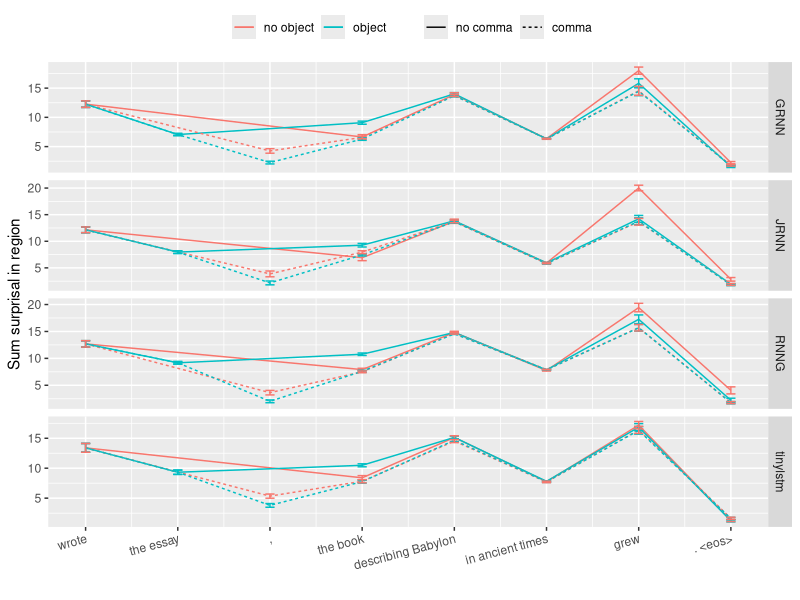
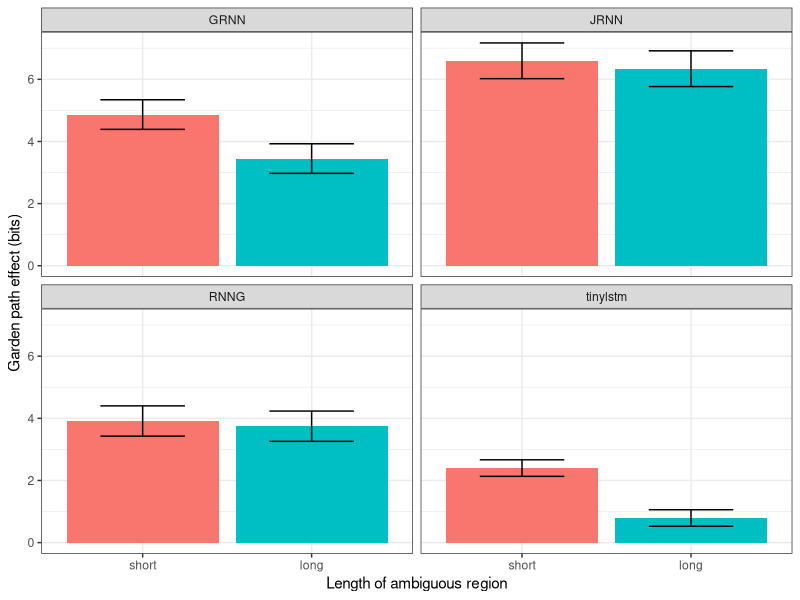
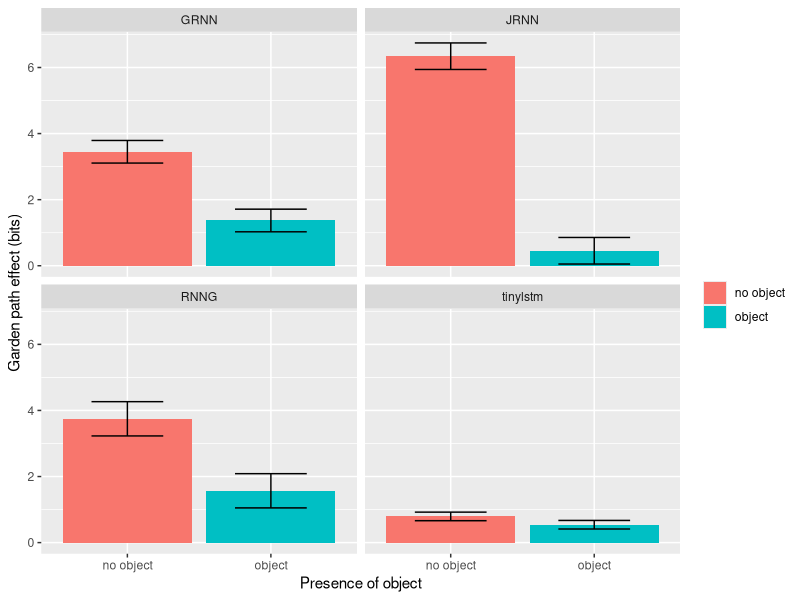

Recreate these plots in R, in order.
## ---- chunk 1
rm(list = ls())
library(tidyverse)
library(lme4)
library(lmerTest)
library(plotrix)

REGION_ORDER = c("Start", "Filler", "Filler II", "Embedded Verb", "Object", "Comma", "NP/Z", "Extension", "Extension II", "Verb", "End")
REGION_EXEMPLARS = c("As the author", "studying cities", "in ancient times", "wrote", "the essay", ",", "the book", "describing Babylon", "in ancient times", "grew", ". <eos>")
NUM_REGIONS = length(REGION_ORDER)

rename_LSTM = function(d) {
  d %>% mutate(LSTM=if_else(LSTM == "gulordava", "GRNN", 
                    if_else(LSTM == "google", "JRNN",
                    if_else(LSTM == "rnng", "RNNG", LSTM))))
}


add_numeric_predictors <- function(d) {
  d %>%
    mutate(ambiguity.numeric=if_else(blocker=="noblocker",-1,1)) %>%
    mutate(length.numeric=if_else(length == "short", 0, if_else(length == "long", 1, 2))) %>%
    mutate(length.short.long = if_else(length == "short", -1, 1)) %>%
    mutate(comma.numeric=if_else(comma == "nocomma", -1, 1))
}

d = read_csv("tests/combined_results_with_rnng_and_tinylstm.csv") %>%
  #select(-X1) %>%
  separate(condition, sep="_", into=c("blocker", "length", "comma")) %>%
  mutate(region=factor(region, levels=REGION_ORDER)) %>%
  rename(LSTM=model) %>%
  mutate(unk=unk=="True",
         final=final=="True") %>%
  rename_LSTM() %>%
  mutate(surprisal=if_else(LSTM %in% c("RNNG", "tinylstm"), surprisal/log(2), surprisal))


d_agg = d %>% 
  rename_LSTM() %>% 
  group_by(sent_index, region, blocker, length, comma, LSTM) %>%  # get sum surprisal per region
    summarise(surprisal=mean(surprisal),
              unk=any(unk)) %>%
    ungroup() %>% 
  filter(!unk) %>%
  mutate(length=factor(length, levels=c("short", "long", "verylong")),
         comma=factor(comma, levels=c("nocomma", "comma")),
         blocker=factor(blocker, levels=c("blocker", "noblocker")))

dc = d_agg %>% filter(region == "Verb") %>% add_numeric_predictors() # critical region

## ---- chunk 2

d_by_region = d_agg %>% 
  group_by(LSTM, region, sent_index) %>%
    mutate(item_mean=mean(surprisal)) %>%
    ungroup() %>%
  group_by(LSTM, region, comma, blocker, length) %>%
    summarise(m=mean(surprisal),
              s=std.error(surprisal-item_mean),
              upper=m + 1.96*s,
              lower=m - 1.96*s) %>%
    ungroup() 

d_by_region %>%
  mutate(region=as.numeric(region)) %>% 
  filter(region>3) %>%
  filter(length == "verylong") %>%
  mutate(blocker=factor(blocker, levels=c("noblocker", "blocker"))) %>%
  mutate(blocker=if_else(blocker == "blocker", "object", "no object")) %>%
  mutate(comma=if_else(comma == "nocomma", "no comma", "comma"),
         comma=factor(comma, levels=c("no comma", "comma"))) %>%
  ggplot(aes(x=region, y=m, ymax=upper, ymin=lower, linetype=comma, color=blocker)) +
    geom_line() +
    geom_errorbar(linetype="solid", width=.1) +
    scale_x_continuous(breaks=seq(1, NUM_REGIONS), labels=REGION_EXEMPLARS) +
    theme(axis.text.x = element_text(angle=15, hjust=1)) +
    xlab("") +
    ylab("Sum surprisal in region") +
    labs(linetype="", color="") +
    facet_grid(LSTM~., scale="free_y") +
    theme(legend.position="top")

ggsave("digging_in.pdf", width=6, height=4)
  
## ---- chunk 3
d_effect = d_agg %>%
  filter(region == "Verb", blocker == "noblocker", length != "long") %>%
  mutate(length=as.character(length)) %>%
  mutate(length=if_else(length == "verylong", "long", length)) %>% # rename for purpose of plot
  mutate(length=factor(length, levels=c("short", "long"))) %>%
  spread(comma, surprisal) %>%
  mutate(effect=nocomma-comma) %>%
  group_by(sent_index, LSTM) %>%
    mutate(item_mean=mean(effect)) %>%
    ungroup() %>%
  group_by(length, blocker, LSTM) %>%
    summarise(m=mean(effect),
              s=std.error(effect - item_mean),
              upper=m+1.96*s,
              lower=m-1.96*s) %>%
    ungroup()

d_effect %>%
  ggplot(aes(x=length, y=m, ymin=lower, ymax=upper, fill=length)) +
    geom_bar(stat="identity", position="dodge") +
    geom_errorbar(width=.5) +
    facet_wrap(~LSTM) +
    ylab("Garden path effect (bits)") +
    xlab("Length of ambiguous region") +
    theme_bw() +
    theme(legend.position = "none")

ggsave("digging_in_effect.pdf", width=4, height=4)

## ---- chunk 4
d_effect = d_agg %>%
  filter(region == "Verb", length == "verylong") %>%
  spread(comma, surprisal) %>%
  mutate(effect=nocomma-comma) %>%
  group_by(sent_index, LSTM) %>%
    mutate(item_mean=mean(effect)) %>%
    ungroup() %>%
  group_by(blocker, LSTM) %>%
    summarise(m=mean(effect),
              s=std.error(effect - item_mean),
              upper=m+1.96*s,
              lower=m-1.96*s) %>%
    ungroup()

d_effect %>%
  mutate(blocker=if_else(blocker == "blocker", "object", "no object"),
         blocker=factor(blocker, levels=c("no object", "object"))) %>%
  ggplot(aes(x=blocker, y=m, ymin=lower, ymax=upper, fill=blocker)) +
    geom_bar(stat="identity", position="dodge") +
    geom_errorbar(width=.5) +
    facet_wrap(~LSTM) +
    ylab("Garden path effect (bits)") +
    xlab("Presence of object") +
    labs(fill="")

ggsave("digging_in_effect_2.pdf")

## ---- chunk 5

mj = lmer(surprisal ~ ambiguity.numeric + (1|sent_index), data=filter(dc, length == "short", LSTM == "JRNN"))
mg = lmer(surprisal ~ ambiguity.numeric + (1|sent_index), data=filter(dc, length == "short", LSTM == "GRNN"))
mr = lmer(surprisal ~ ambiguity.numeric + (1|sent_index), data=filter(dc, length == "short", LSTM == "RNNG"))
mt = lmer(surprisal ~ ambiguity.numeric + (1|sent_index), data=filter(dc, length == "short", LSTM == "tinylstm"))


summary(mj)
summary(mg)
summary(mr)
summary(mt)

## ---- chunk 6

# Compare short vs. long

mj.long = lmer(surprisal ~ ambiguity.numeric * length.short.long + (1+ambiguity.numeric+length.short.long|sent_index), 
          data=filter(dc, length != "verylong", LSTM == "JRNN"))
mg.long = lmer(surprisal ~ ambiguity.numeric * length.short.long + (1+ambiguity.numeric+length.short.long|sent_index), 
          data=filter(dc, length != "verylong", LSTM == "GRNN"))
mr.long = lmer(surprisal ~ ambiguity.numeric * length.short.long + (1+ambiguity.numeric+length.short.long|sent_index), 
          data=filter(dc, length != "verylong", LSTM == "RNNG"))

summary(mj.long)
summary(mg.long)
summary(mr.long)

# Found significant anti-digging-in effects.


# Using the comma as the blocker:

# Compare short vs. verylong.

mj.verylong = lmer(surprisal ~ comma.numeric * length.short.long + (1+comma.numeric+length.short.long|sent_index), 
          data=filter(dc, length != "long", LSTM == "JRNN", blocker == "noblocker"))
mg.verylong = lmer(surprisal ~ comma.numeric * length.short.long + (1+comma.numeric+length.short.long|sent_index), 
          data=filter(dc, length != "long", LSTM == "GRNN", blocker == "noblocker"))
mr.verylong = lmer(surprisal ~ comma.numeric * length.short.long + (1+comma.numeric+length.short.long|sent_index), 
          data=filter(dc, length != "long", LSTM == "RNNG", blocker == "noblocker"))
mt.verylong = lmer(surprisal ~ comma.numeric * length.short.long + (1+comma.numeric+length.short.long|sent_index), 
          data=filter(dc, length != "long", LSTM == "tinylstm", blocker == "noblocker"))


summary(mj.verylong)
summary(mg.verylong)
summary(mr.verylong)
summary(mt.verylong)


# Found significant anti-digging-in effects for Gulordava, not for Jozefowicz

# Use length as a numerical predictor.
mj.numeric = lmer(surprisal ~ comma.numeric * length.numeric + (1+comma.numeric+length.numeric|sent_index), 
          data=filter(dc, LSTM == "JRNN", blocker == "noblocker"))
mg.numeric = lmer(surprisal ~ comma.numeric * length.numeric + (1+comma.numeric+length.numeric|sent_index), 
          data=filter(dc, LSTM == "GRNN", blocker == "noblocker"))
mr.numeric = lmer(surprisal ~ comma.numeric * length.numeric + (1+comma.numeric+length.numeric|sent_index), 
          data=filter(dc, LSTM == "RNNG", blocker == "noblocker"))
mt.numeric = lmer(surprisal ~ comma.numeric * length.numeric + (1+comma.numeric+length.numeric|sent_index), 
          data=filter(dc, LSTM == "tinylstm", blocker == "noblocker"))


summary(mj.numeric)
summary(mg.numeric)


# Found significant negative effect for Gulordava, not for Jozefowicz.
